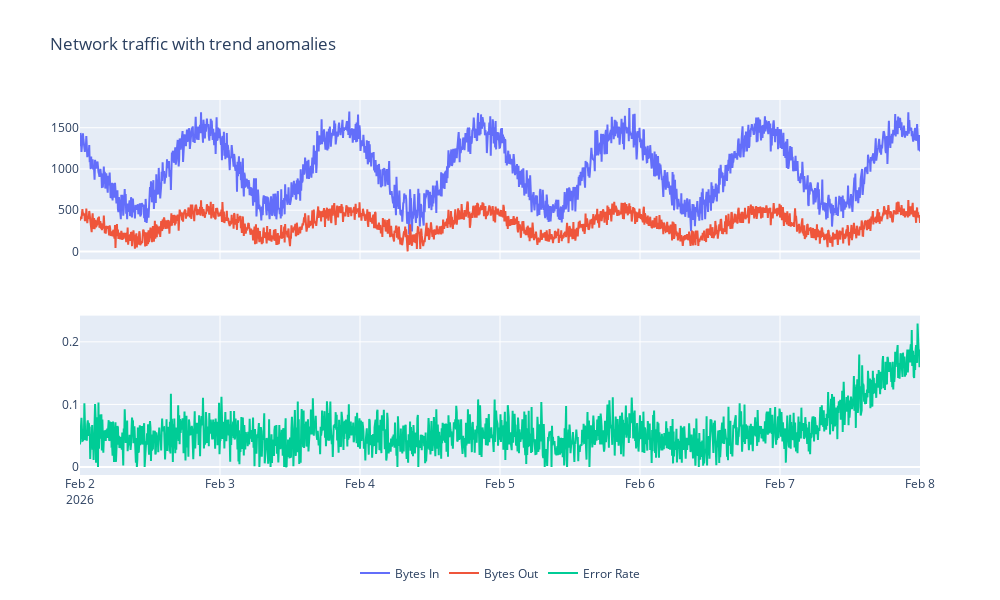

The notebook cell saved with this chart:
### Code cell
df_trend_anomalies, trend_anomaly_indices = generate_trend_anomalies(df)
plot_network_metrics(df_trend_anomalies, title='Network traffic with trend anomalies')

### Figure 1 — Plotly figure (JSON) as saved in the notebook; plotly's stock layout.template omitted (floating-point values rounded to 4 significant figures; data arrays with more than 128 entries replaced by an {"elided": "..."} marker saying what was removed)
{"data": [{"name": "Bytes In", "type": "scatter", "x": {"elided": "1729 str values"}, "xaxis": "x", "y": {"elided": "1729 float values"}, "yaxis": "y"}, {"name": "Bytes Out", "type": "scatter", "x": {"elided": "1729 str values"}, "xaxis": "x", "y": {"elided": "1729 float values"}, "yaxis": "y"}, {"name": "Error Rate", "type": "scatter", "x": {"elided": "1729 str values"}, "xaxis": "x2", "y": {"elided": "1729 float values"}, "yaxis": "y2"}], "layout": {"height": 600, "legend": {"orientation": "h", "x": 0.5, "xanchor": "center", "y": -0.3, "yanchor": "bottom"}, "title": {"text": "Network traffic with trend anomalies"}, "width": 1000, "xaxis": {"anchor": "y", "domain": [0, 1], "matches": "x2", "showticklabels": false}, "xaxis2": {"anchor": "y2", "domain": [0, 1]}, "yaxis": {"anchor": "x", "domain": [0.575, 1]}, "yaxis2": {"anchor": "x2", "domain": [0, 0.425]}}}
